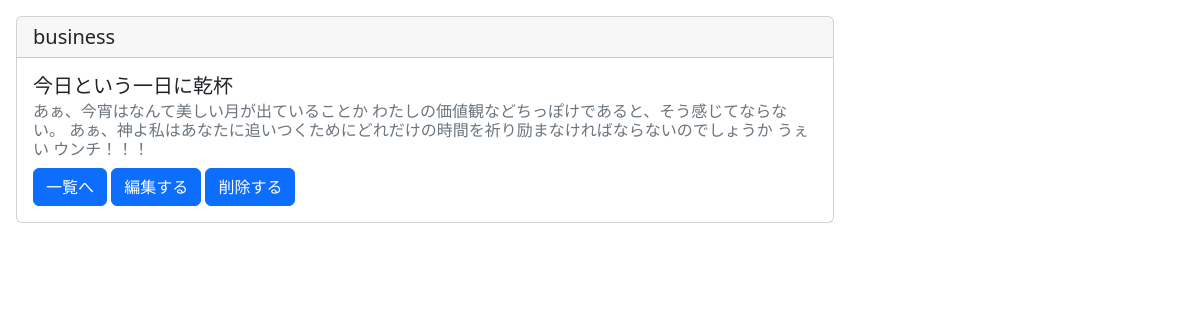
The app's page /detail/5 with its own data.
### blogpost/models.py (models this page shows, shortened)
class BlogModel(models.Model):
    title = models.CharField(max_length=100)
    content = models.TextField()
    postdate = models.DateField(auto_now_add=True)
    category = models.CharField(
        max_length=50,
        choices=CATEGORY
    )

### blogpost/views.py (the view)
# urls.py: path('detail/<int:pk>', BlogDetail.as_view(), name='detail'),
class BlogDetail(DetailView):
    template_name = 'detail.html'
    model = BlogModel

### templates/detail.html (shortened to what this page needs)
{%  extends 'base.html' %}
{%block content%}
    <div calss="container">
        <div class="card" style="width: 70%;">
            <h5 class="card-header">{{object.category}}</h5>
            <div class="card-body">
                <h5 class="card-title">{{ object.title}}</h5>
                <h6 class="card-subtitle mb-2 text-muted">{{object.content}}</h6>
                <a href="{% url 'list' %}" class="btn btn-primary">一覧へ</a>
                <a href="{% url 'update' object.pk %}" class="btn btn-primary">編集する</a>
                <a href="{% url 'delete' object.pk %}" class="btn btn-primary">削除する</a>
            </div>
        </div>
    </div>
{% endblock content %}

### records on screen
BlogModel: category "business", title "今日という一日に乾杯", content "あぁ、今宵はなんて美しい月が出ていることか わたしの価値観などちっぽけであると、そう感じてならない。 あぁ、神よ私はあなたに追いつくためにどれだけの時間を祈り励まなければならないのでしょうか うぇい ウンチ！！！"
